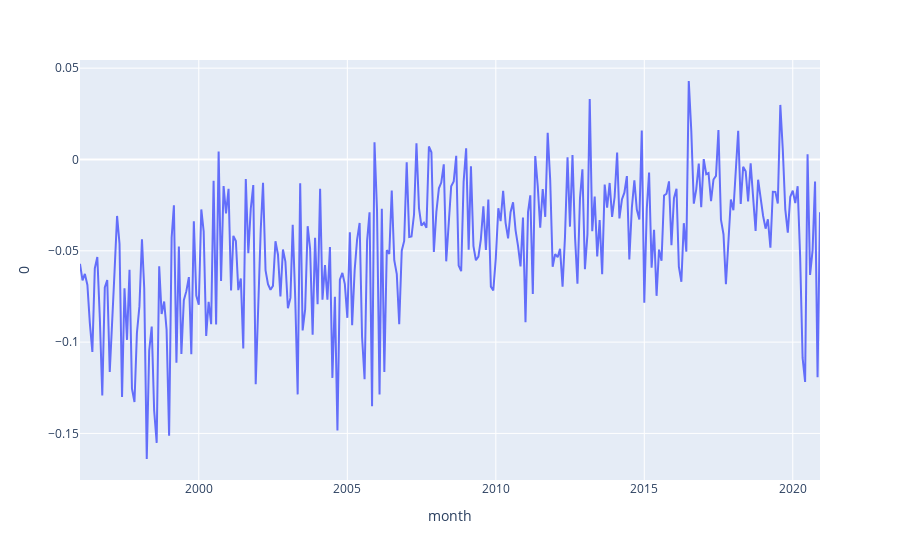

The cell this chart's notebook holds for it:
### Code cell
month_nyt = (nyt.groupby('month')['dict_sentiment_imp'].sum()/nyt.groupby('month')['importance'].sum()).reset_index()
fig = px.line(month_nyt, x='month', y=0)
fig.show()

### Figure 1 — Plotly figure (JSON) as saved in the notebook; plotly's stock layout.template omitted (floating-point values rounded to 4 significant figures; data arrays with more than 128 entries replaced by an {"elided": "..."} marker saying what was removed)
{"data": [{"hovertemplate": "month=%{x}<br>0=%{y}<extra></extra>", "legendgroup": "", "line": {"color": "#636efa", "dash": "solid"}, "mode": "lines", "name": "", "orientation": "v", "showlegend": false, "type": "scatter", "x": {"elided": "300 str values"}, "xaxis": "x", "y": {"elided": "300 float values"}, "yaxis": "y"}], "layout": {"legend": {"tracegroupgap": 0}, "margin": {"t": 60}, "xaxis": {"anchor": "y", "domain": [0, 1], "title": {"text": "month"}}, "yaxis": {"anchor": "x", "domain": [0, 1], "title": {"text": "0"}}}}
